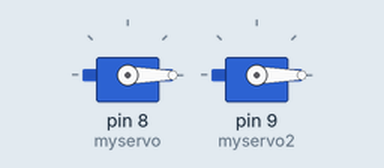
Recording of a sketch running on a simulated Arduino Uno, built with avr-gcc and run on an emulated ATmega328P. Shown: 2 × servo.

Above: at 0.05 s.
At 5.5 s:
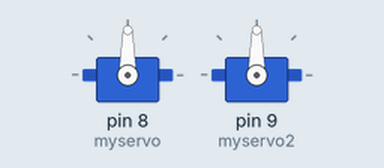
At 11.0 s:
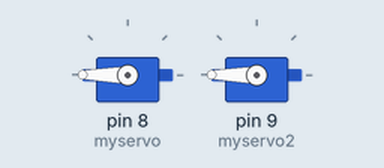
Timing chart, 0 to 14.3 s (numbered marks = the images above):
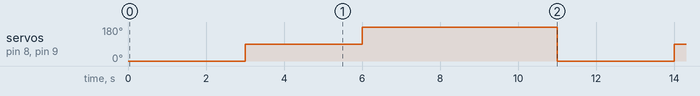

The sketch:

servosi.ino
```cpp
#include <Servo.h>
Servo myservo;
Servo myservo2;


void setup(){
  myservo.attach(8);
  myservo2.attach(9);
}


void loop(){


  myservo.write(0);
  myservo2.write(0);
delay(3000);
myservo.write (90);
myservo2.write (90);
delay (3000);
myservo.write (180);
myservo2.write (180);
delay(5000);


}
```

Measured:
- by itself, servo on pin 8 (myservo), servo on pin 9 (myservo2): repeats every 11.0 s: 180° 5.0 s, 0° 3.0 s, 90° 3.0 s
